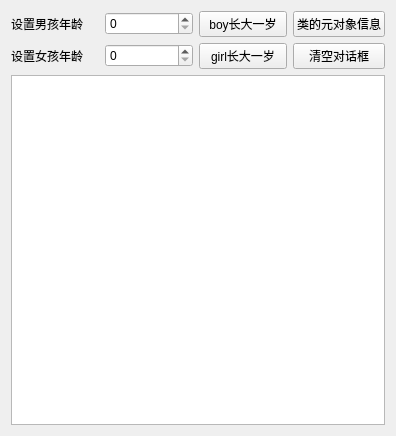
<?xml version="1.0" encoding="UTF-8"?>
<ui version="4.0">
 <class>Widget</class>
 <widget class="QWidget" name="Widget">
  <property name="geometry">
   <rect>
    <x>0</x>
    <y>0</y>
    <width>396</width>
    <height>436</height>
   </rect>
  </property>
  <property name="windowTitle">
   <string>Widget</string>
  </property>
  <layout class="QVBoxLayout" name="verticalLayout">
   <item>
    <layout class="QGridLayout" name="gridLayout">
     <item row="1" column="2">
      <widget class="QPushButton" name="btnGirlInc">
       <property name="text">
        <string>girl长大一岁</string>
       </property>
      </widget>
     </item>
     <item row="1" column="3">
      <widget class="QPushButton" name="btnClear">
       <property name="text">
        <string>清空对话框</string>
       </property>
      </widget>
     </item>
     <item row="1" column="1">
      <widget class="QSpinBox" name="spinBoxgirl"/>
     </item>
     <item row="0" column="1">
      <widget class="QSpinBox" name="spinBoxboy"/>
     </item>
     <item row="0" column="3">
      <widget class="QPushButton" name="btnClassInfo">
       <property name="text">
        <string>类的元对象信息</string>
       </property>
      </widget>
     </item>
     <item row="1" column="0">
      <widget class="QLabel" name="label_2">
       <property name="text">
        <string>设置女孩年龄</string>
       </property>
      </widget>
     </item>
     <item row="0" column="0">
      <widget class="QLabel" name="label">
       <property name="text">
        <string>设置男孩年龄</string>
       </property>
      </widget>
     </item>
     <item row="0" column="2">
      <widget class="QPushButton" name="btnBoyInc">
       <property name="text">
        <string>boy长大一岁</string>
       </property>
      </widget>
     </item>
    </layout>
   </item>
   <item>
    <widget class="QTextEdit" name="textEdit"/>
   </item>
  </layout>
 </widget>
 <layoutdefault spacing="6" margin="11"/>
 <resources/>
 <connections>
  <connection>
   <sender>btnClear</sender>
   <signal>clicked()</signal>
   <receiver>textEdit</receiver>
   <slot>clear()</slot>
   <hints>
    <hint type="sourcelabel">
     <x>326</x>
     <y>60</y>
    </hint>
    <hint type="destinationlabel">
     <x>197</x>
     <y>253</y>
    </hint>
   </hints>
  </connection>
 </connections>
</ui>
